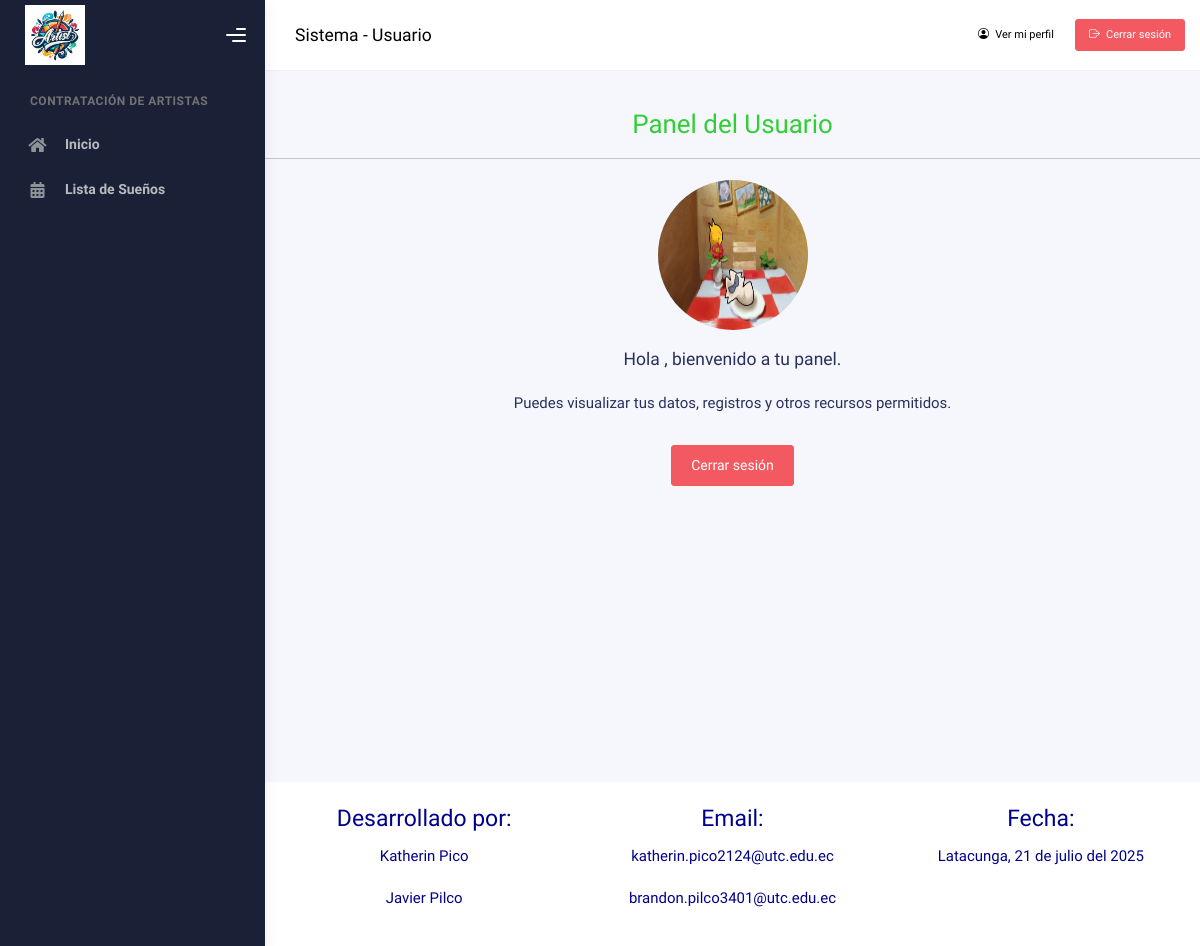
Before: /panel/usuario/ (signed in) with the older database file.
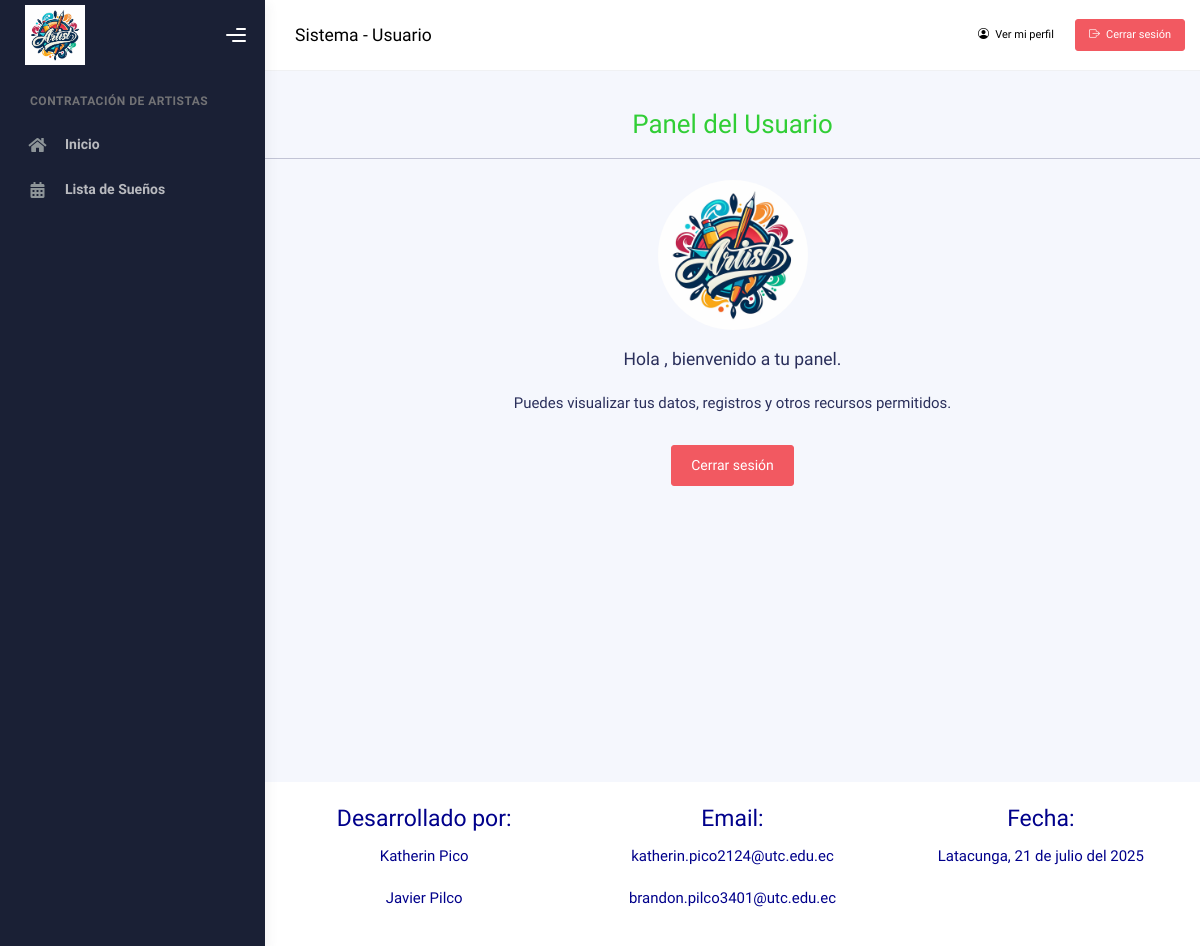
After: the same page with the newer database file.
### Aplicaciones/Sistema/models.py (models this page shows, shortened)
class Usuario(AbstractUser):
    telefono = models.CharField(max_length=10)
    direccion = models.TextField()
    rol = models.CharField(max_length=20, choices=ROL_CHOICES, default='Usuario')
    verificado = models.BooleanField(default=False)
    bloqueado = models.BooleanField(default=False)
    foto_perfil = models.ImageField(upload_to='usuarios/perfil/', null=True, blank=True)
    groups = models.ManyToManyField(
        Group,
        related_name='usuarios',
        blank=True,
        help_text='Grupos a los que pertenece el usuario.',
        verbose_name='grupos',
    )
    user_permissions = models.ManyToManyField(
        Permission,
        related_name='usuarios_permisos',
        blank=True,
        help_text='Permisos específicos para el usuario.',
        verbose_name='permisos de usuario',
    )

### Aplicaciones/Sistema/views.py (the view)
# urls.py: path('panel/usuario/', views.panel_usuario, name='panel_usuario'),
def panel_usuario(request):
    usuario_id = request.session.get('usuario_id')
    if not usuario_id:
        return redirect('login')
    try:
        usuario = Usuario.objects.get(id=usuario_id)
    except Usuario.DoesNotExist:
        return redirect('login')
    return render(request, 'usuario/panel_usuario.html', {'usuario': usuario})

### Aplicaciones/Sistema/templates/usuario/panel_usuario.html
{% extends 'usuario/plantilla.html' %}
{% load static %}
{% block contenido %}
<br><br><br>
<div class="container mt-5">
    <h2 class="text-center text-success">Panel del Usuario</h2>
    <hr>
    <div class="row justify-content-center mt-4">
        <div class="col-md-6 text-center">
            <div class="text-center mb-3">
                {% if usuario.foto_perfil %}
                    <img src="{{ usuario.foto_perfil.url }}" alt="Foto de perfil" class="rounded-circle" width="150" height="150">
                {% else %}
                    <img src="https://via.placeholder.com/150" alt="Foto de perfil" class="rounded-circle">
                {% endif %}
            </div>
            <p class="lead">Hola <strong>{{ request.user.first_name }} {{ request.user.last_name }}</strong>, bienvenido a tu panel.</p>
            <p>Puedes visualizar tus datos, registros y otros recursos permitidos.</p>
            <a href="{% url 'cerrar_sesion' %}" class="btn btn-danger mt-3">Cerrar sesión</a>
        </div>
    </div>
</div>
{% endblock %}

Changed rows visible on the page:
changed Usuario: foto_perfil: a different picture
